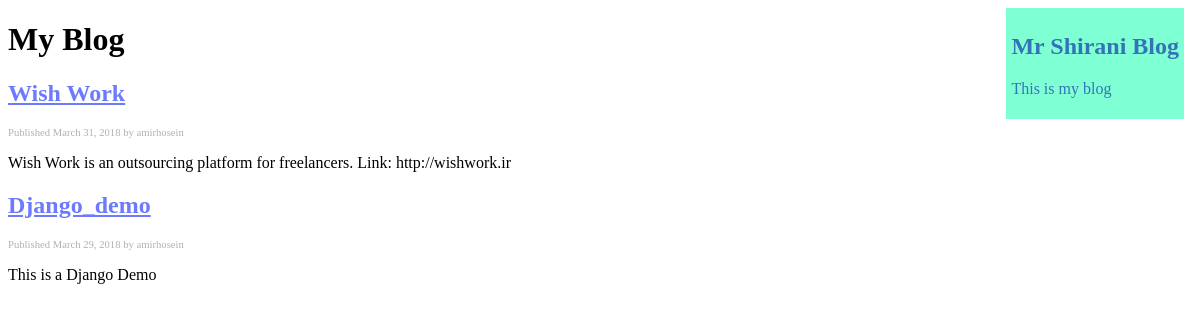
Screenshot of /blog/ with the database file from the repository.
### blog/models.py (models this page shows, shortened)
class Post(models.Model):
    STATUS_CHOICES = (
        ('draft', 'Draft'),
        ('published', 'Published'),
    )
    title = models.CharField(max_length=250)
    slug = models.SlugField(max_length=250, unique_for_date='publish')
    author = models.ForeignKey(User, related_name='blog_posts', on_delete=models.CASCADE)
    body = models.TextField()
    publish = models.DateField(default=timezone.now)
    created = models.DateField(auto_now_add=True)
    update = models.DateField(auto_now=True)
    status = models.CharField(max_length=10, choices=STATUS_CHOICES, default='draft')
    object = models.Manager
    published = PublishedManager()
    class Meta:
        ordering = ('-publish',)
    def get_absolute_url(self):
        return reverse('blog:post_detail', args=[self.publish.year, self.publish.strftime('%m'),
                                                 self.publish.strftime('%d'), self.slug])

### blog/views.py (the view)
def post_list(request):
    posts = Post.published.all()
    return render(request, 'blog/post/list.html', {'posts': posts})

### blog/models.py (called while the page is built)
    def get_queryset(self):
        return super(PublishedManager, self).get_queryset().filter(status='published')

### blog/templates/blog/post/list.html (shortened to what this page needs)
{% extends 'blog/base.html' %}
{% block content %}
    <h1>My Blog</h1>
    {% for post in posts %}
        <h2><a href="{{ post.get_absolute_url }}">{{ post.title }}</a></h2>
        <p class="date">Published {{ post.publish }} by {{ post.author }}</p>
        {{ post.body|truncatewords:30|linebreaks }}
    {% endfor %}
{% endblock %}

### blog/templates/blog/base.html (shortened to what this page needs)
{% load staticfiles %}
<!DOCTYPE html>
<html lang="en">
<head>
    <link href="{% static "css/blog.css" %}" rel="stylesheet">
</head>
<body>
<div id="content">
{% block content %}{% endblock %}
</div>
<div id="slide-bar">
    <h2>Mr Shirani Blog</h2>
    <p>This is my blog</p>
</div>
</body>
</html>

### blog/static/css/blog.css (style rules this page uses)
#slide-bar h2, #slide-bar p { color: #3473b6; }
.date { font-size: 8pt; color: #b1b1b1; font-family: "Noto Sans Mono CJK SC Regular"; }
a:link { color: #6b7aff; }
#slide-bar { position: absolute; top: 8px; right: 16px; padding: 5px 5px 5px 5px; background-color: aquamarine; }

### rows the page displays
Post: title "Wish Work", publish "March 31, 2018", author "amirhosein", body "Wish Work is an outsourcing platform for freelancers. Link: http://wishwork.ir"
Post: title "Django_demo", publish "March 29, 2018", author "amirhosein", body "This is a Django Demo"
